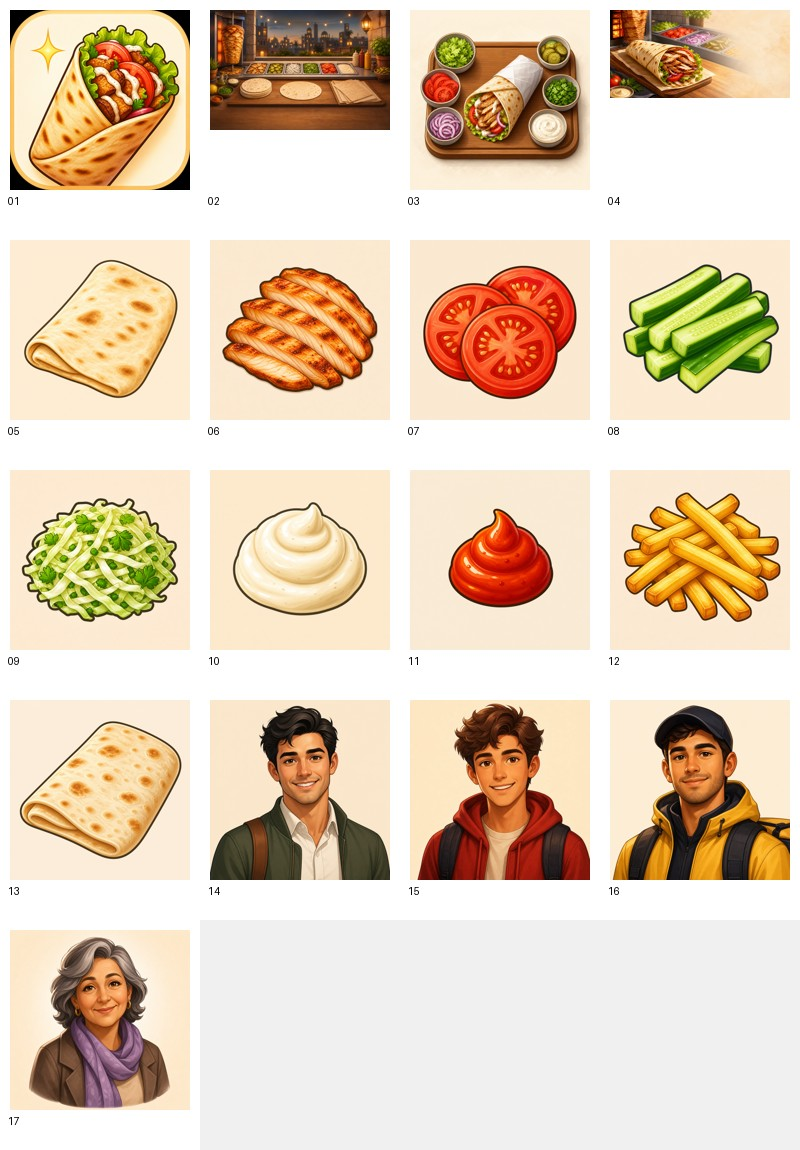
#> input picture store/imagegen_contact_sheet.jpg, 800 x 1150 px
$ python remove_sprite_background.py ../store/imagegen_contact_sheet.jpg
#> lines starting #> are read from the running program, lines starting #| are printed output that depends on the picture
#!/usr/bin/env python3
from __future__ import annotations

import argparse
from collections import deque
from pathlib import Path

from PIL import Image, ImageFilter


def is_background_candidate(pixel: tuple[int, int, int, int]) -> bool:
    r, g, b, a = pixel
    if a < 8:
        return True
    max_c = max(r, g, b)
    min_c = min(r, g, b)
    saturation = 0 if max_c == 0 else (max_c - min_c) / max_c
    luminance = 0.2126 * r + 0.7152 * g + 0.0722 * b
    return luminance >= 202 and saturation <= 0.32


def edge_points(width: int, height: int) -> list[tuple[int, int]]:
    points: list[tuple[int, int]] = []
    for x in range(width):
        points.append((x, 0))
        points.append((x, height - 1))
    for y in range(1, height - 1):
        points.append((0, y))
        points.append((width - 1, y))
    return points


def remove_connected_background(path: Path) -> None:
    image = Image.open(path).convert("RGBA")
    width, height = image.size
#> width = 800; height = 1150
    pixels = image.load()
    visited = bytearray(width * height)
    background = Image.new("L", (width, height), 0)
#> background: PIL image 800x1150 L; every value is 0
    bg_pixels = background.load()
    queue: deque[tuple[int, int]] = deque()

    def index(x: int, y: int) -> int:
        return y * width + x

    for x, y in edge_points(width, height):
        idx = index(x, y)
        if not visited[idx] and is_background_candidate(pixels[x, y]):
            visited[idx] = 1
            queue.append((x, y))

    while queue:
        x, y = queue.popleft()
        bg_pixels[x, y] = 255
        for nx, ny in ((x - 1, y), (x + 1, y), (x, y - 1), (x, y + 1)):
            if nx < 0 or nx >= width or ny < 0 or ny >= height:
                continue
            idx = index(nx, ny)
            if visited[idx] or not is_background_candidate(pixels[nx, ny]):
                continue
            visited[idx] = 1
            queue.append((nx, ny))
#> this loop made 649965 passes
#> (x, y) on passes 1 to 3: (0, 0), (0, 1149), (1, 0)

    feathered = background.filter(ImageFilter.GaussianBlur(radius=1.2))
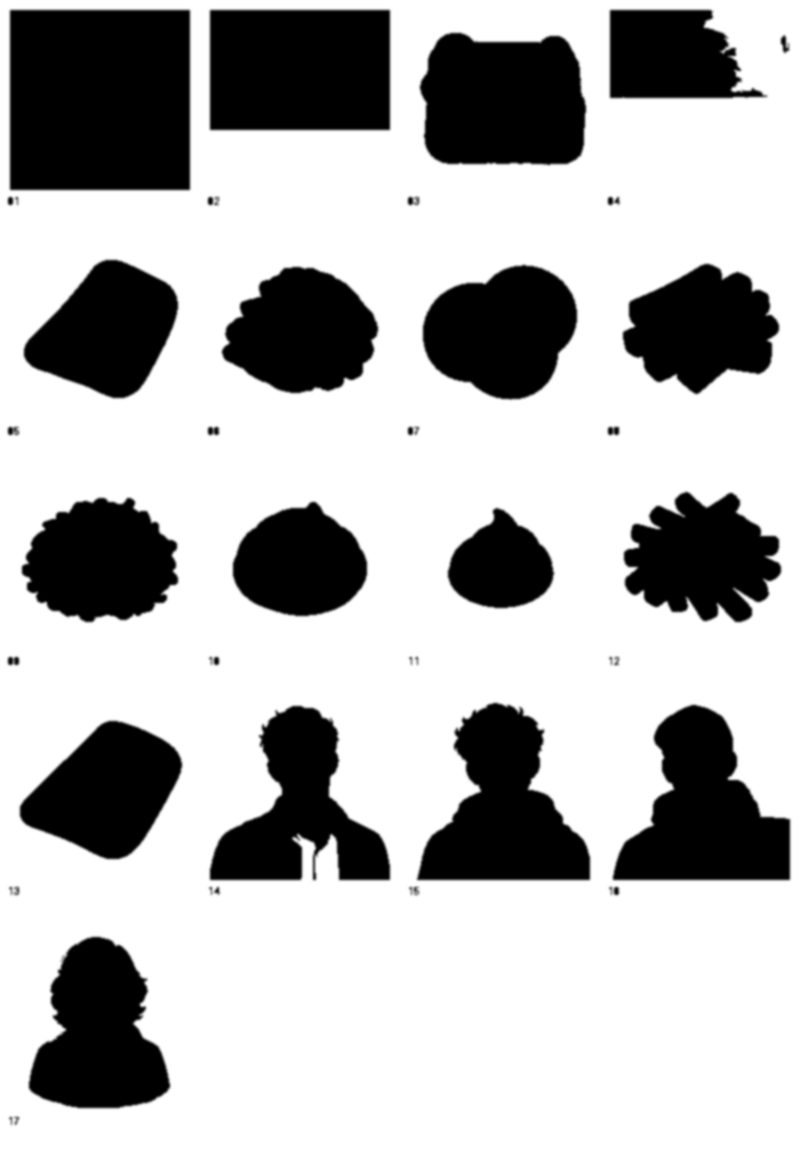
#> feathered: PIL image 800x1150 L; min 0, max 255, mean 180.2
    alpha = Image.eval(feathered, lambda value: 255 - value)
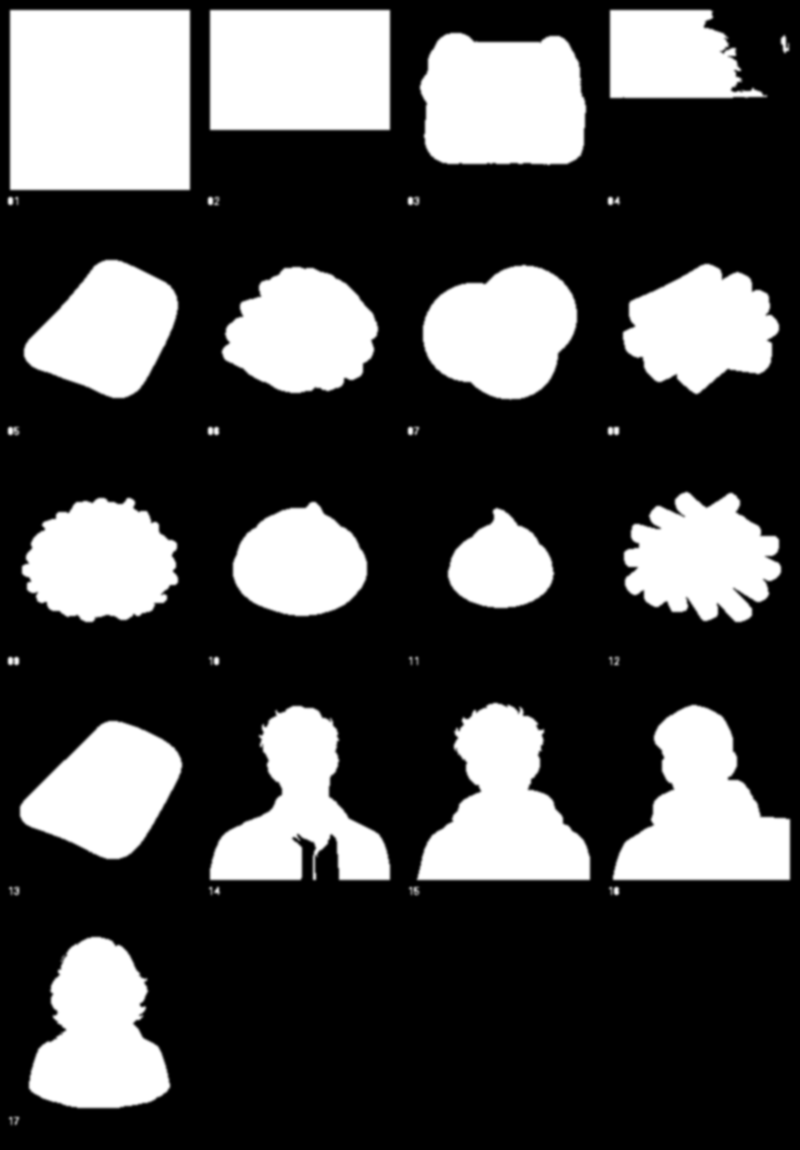
#> alpha: PIL image 800x1150 L; min 0, max 255, mean 74.8
    image.putalpha(alpha)
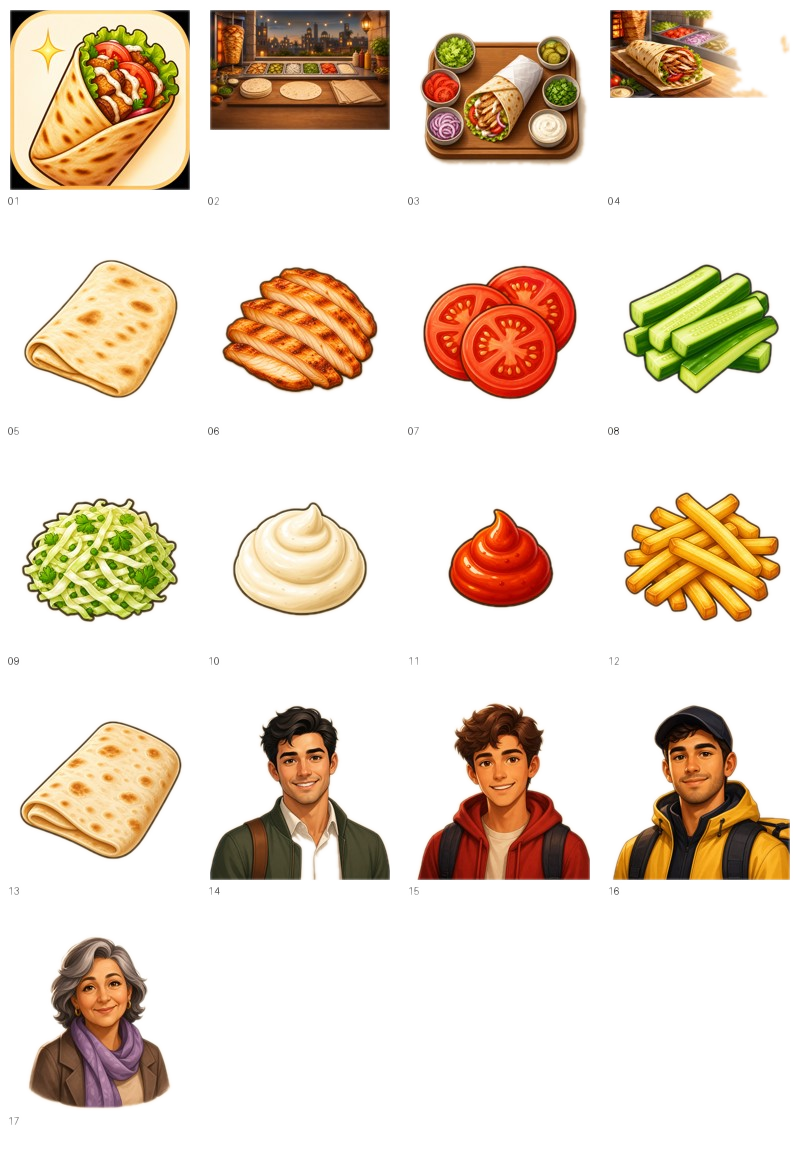
#> image: PIL image 800x1150 RGBA; mean R, G, B, A 228.2, 209.1, 186.6, 74.8; transparent parts drawn white
    if path.suffix.lower() == ".webp":
        image.save(path, "WEBP", lossless=True, method=6)
    else:
        image.save(path)


def main() -> None:
    parser = argparse.ArgumentParser()
    parser.add_argument("files", nargs="+", type=Path)
    args = parser.parse_args()
    for file_path in args.files:
        remove_connected_background(file_path)
        print(f"processed {file_path}")


if __name__ == "__main__":
    main()
